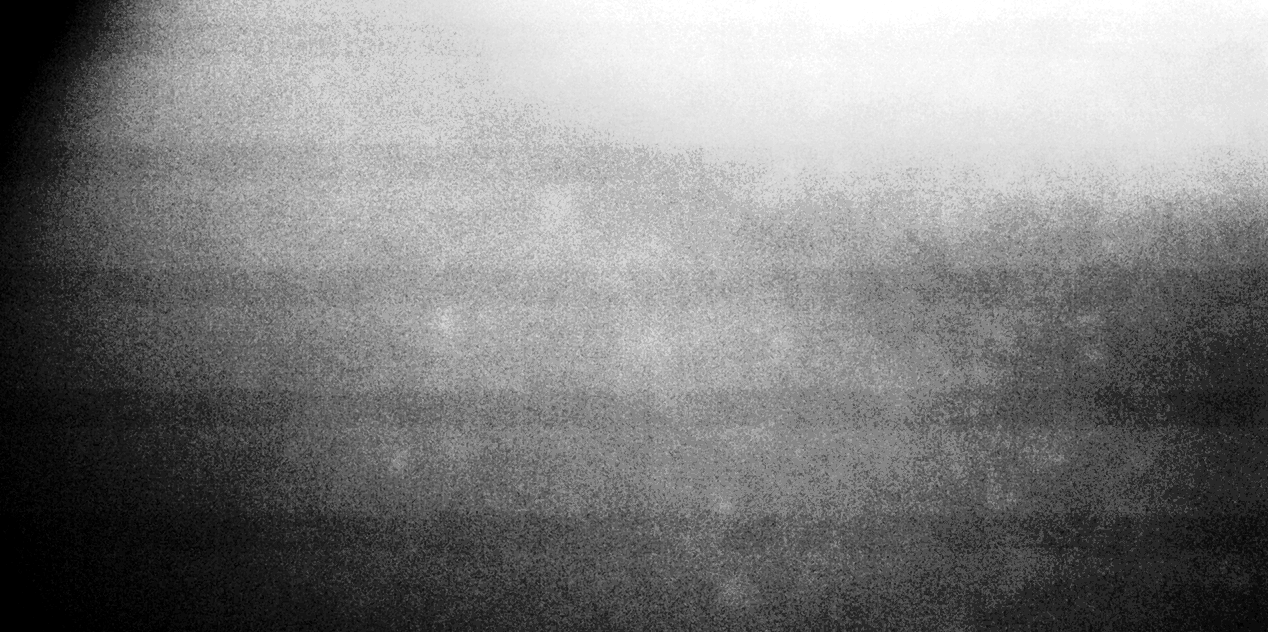
%> input picture images/cropped/hist/2_noEdge_hist.png, 1268 x 632 px
$ octave example.m   (GNU Octave 9; MATLAB toolbox functions it lacks are replaced by stand-ins)
%> lines starting %> are read from the running program, lines starting %| are printed output that depends on the picture; in (x1, y1, x2, y2) boxes, pixels count from 0 and x2, y2 are one past the last pixel; in counts of white or black regions, pixels touching at a corner belong together; the program's own positions count from 1
% [11 lines of commented-out code are left out]

image_src = 'cropped/hist/';
image_name = '2_noEdge_hist.png';

rgb = imread(strcat('images/', image_src, image_name));
%> rgb is the input picture: size 632x1268 uint8; min 0, max 255, mean 127.2

%I = rgb2gray(rgb);
I = rgb; % already gray!
imshow(I)

text(732,501,'Image courtesy of Corel(R)',...
     'FontSize',7,'HorizontalAlignment','right')

hy = fspecial('sobel');
hx = hy';
Iy = imfilter(double(I), hy, 'replicate');
Ix = imfilter(double(I), hx, 'replicate');
gradmag = sqrt(Ix.^2 + Iy.^2);
figure
imshow(gradmag,[]), title('Gradient magnitude (gradmag)')

L = watershed(gradmag);
Lrgb = label2rgb(L);
figure, imshow(Lrgb), title('Watershed transform of gradient magnitude (Lrgb)')


se = strel('disk', 20);
Io = imopen(I, se);
figure
imshow(Io), title('Opening (Io)')

Ie = imerode(I, se);
Iobr = imreconstruct(Ie, I);
figure
imshow(Iobr), title('Opening-by-reconstruction (Iobr)')

Ioc = imclose(Io, se);
figure
imshow(Ioc), title('Opening-closing (Ioc)')

Iobrd = imdilate(Iobr, se);
Iobrcbr = imreconstruct(imcomplement(Iobrd), imcomplement(Iobr));
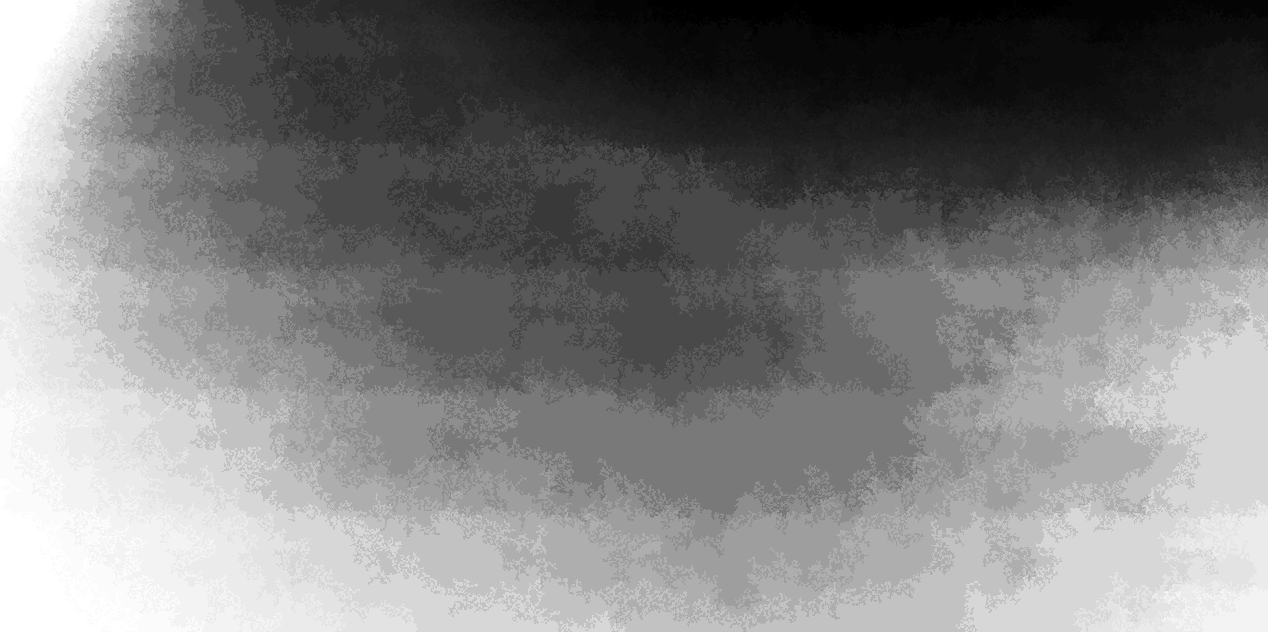
%> Iobrcbr: size 632x1268 uint8; min 0, max 255, mean 127.7
Iobrcbr = imcomplement(Iobrcbr);
figure
imshow(Iobrcbr), title('Opening-closing by reconstruction (Iobrcbr)')

fgm = imregionalmax(Iobrcbr);
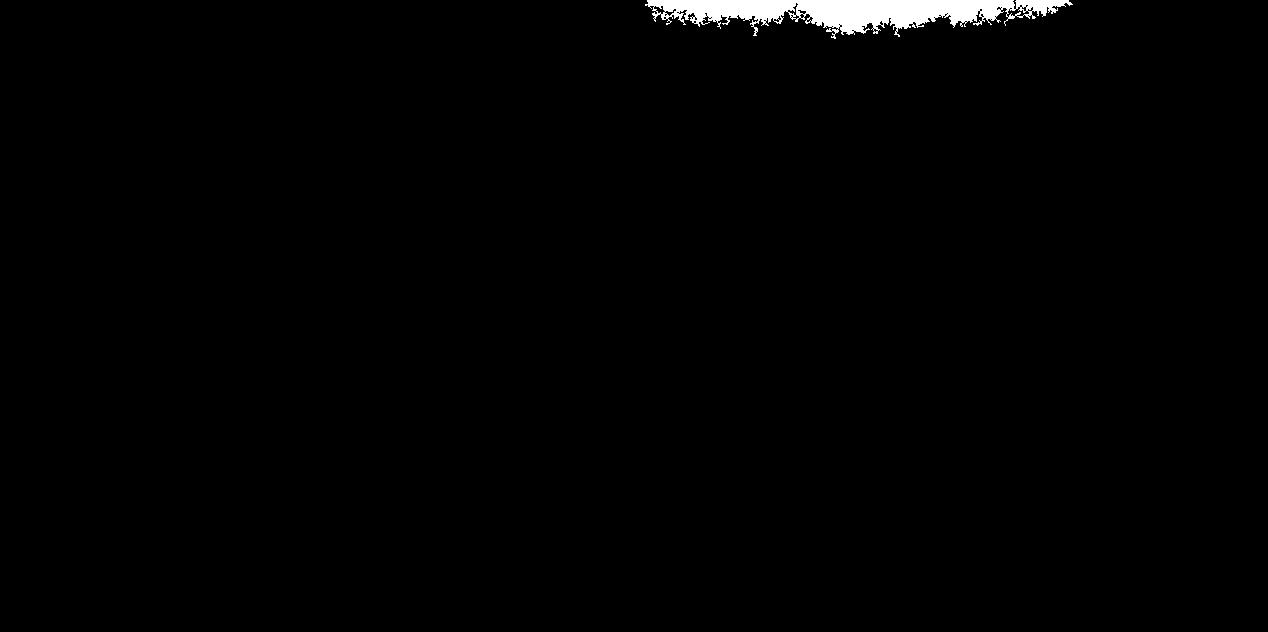
%> fgm: size 632x1268 logical; 1.1% white; 1 white region, box (x1, y1, x2, y2) and area: (645, 0, 1073, 39) 8460
figure
imshow(fgm), title('Regional maxima of opening-closing by reconstruction (fgm)')

I2 = I;
I2(fgm) = 255;
%> I2: size 632x1268 uint8; 0.1% of pixels changed, all inside (x1, y1, x2, y2) = (648, 0, 1060, 33)
figure
imshow(I2), title('Regional maxima superimposed on original image (I2)')

se2 = strel(ones(5,5));
fgm2 = imclose(fgm, se2);
%> fgm2: size 632x1268 logical; 1.2% white; 1 white region, box (x1, y1, x2, y2) and area: (645, 0, 1073, 39) 9751
fgm3 = imerode(fgm2, se2);
%> fgm3: size 632x1268 logical; 1% white; 1 white region, box (x1, y1, x2, y2) and area: (649, 0, 1067, 36) 8350

fgm4 = bwareaopen(fgm3, 20);
I3 = I;
I3(fgm4) = 255;
%> I3: size 632x1268 uint8; 0.2% of pixels changed, all inside (x1, y1, x2, y2) = (649, 0, 1067, 36)
figure
imshow(I3)
title('Modified regional maxima superimposed on original image (fgm4)')

bw = imbinarize(Iobrcbr);
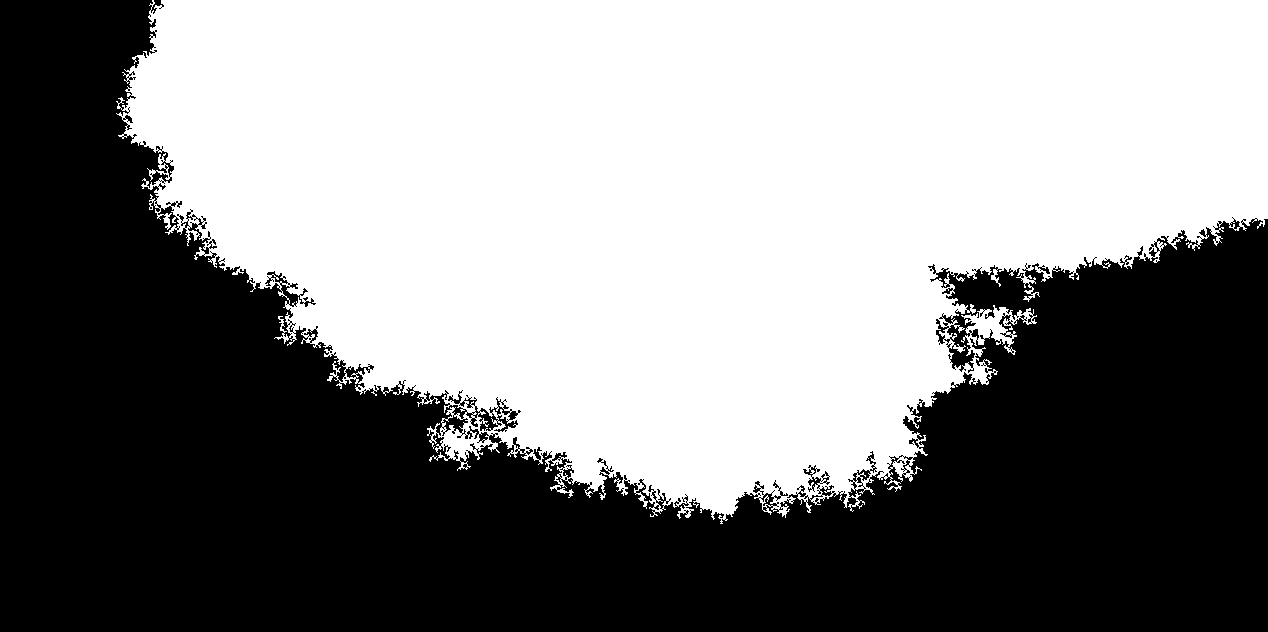
%> bw: size 632x1268 logical; 52.1% white; 1 black region, box (x1, y1, x2, y2) and area: (0, 0, 1268, 632) 383480
figure
imshow(bw), title('Thresholded opening-closing by reconstruction (bw)')

D = bwdist(bw);
DL = watershed(D);
%> DL: size 632x1268 uint8; every value is 1
bgm = DL == 0;
%> bgm: size 632x1268 logical; every value is 0
figure
imshow(bgm), title('Watershed ridge lines (bgm)')

gradmag2 = imimposemin(gradmag, bgm | fgm4);
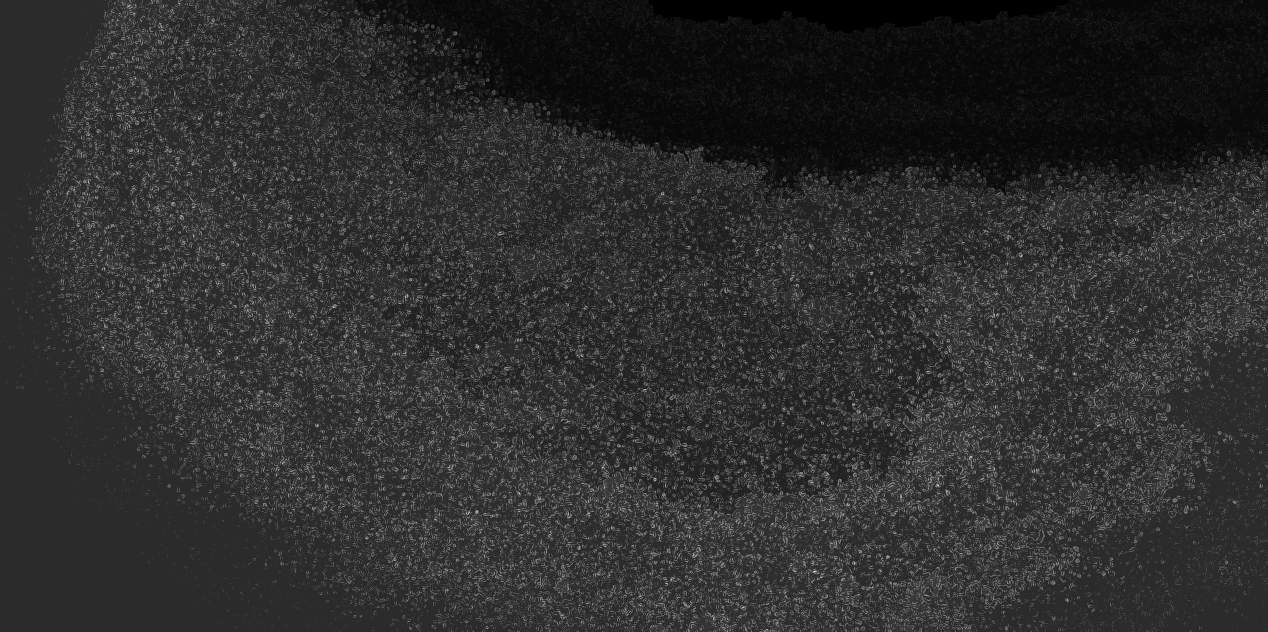
%> gradmag2: size 632x1268 double; 1.04% of the values are NaN or infinite; the others: min 0.374, max 374, mean 69.44; drawn with min black, max white, NaN and infinite black

L = watershed(gradmag2);

I4 = I;
I4(imdilate(L == 0, ones(3, 3)) | bgm | fgm4) = 255;
figure
imshow(I4)
title('Markers and object boundaries superimposed on original image (I4)')

Lrgb = label2rgb(L, 'jet', 'w', 'shuffle');
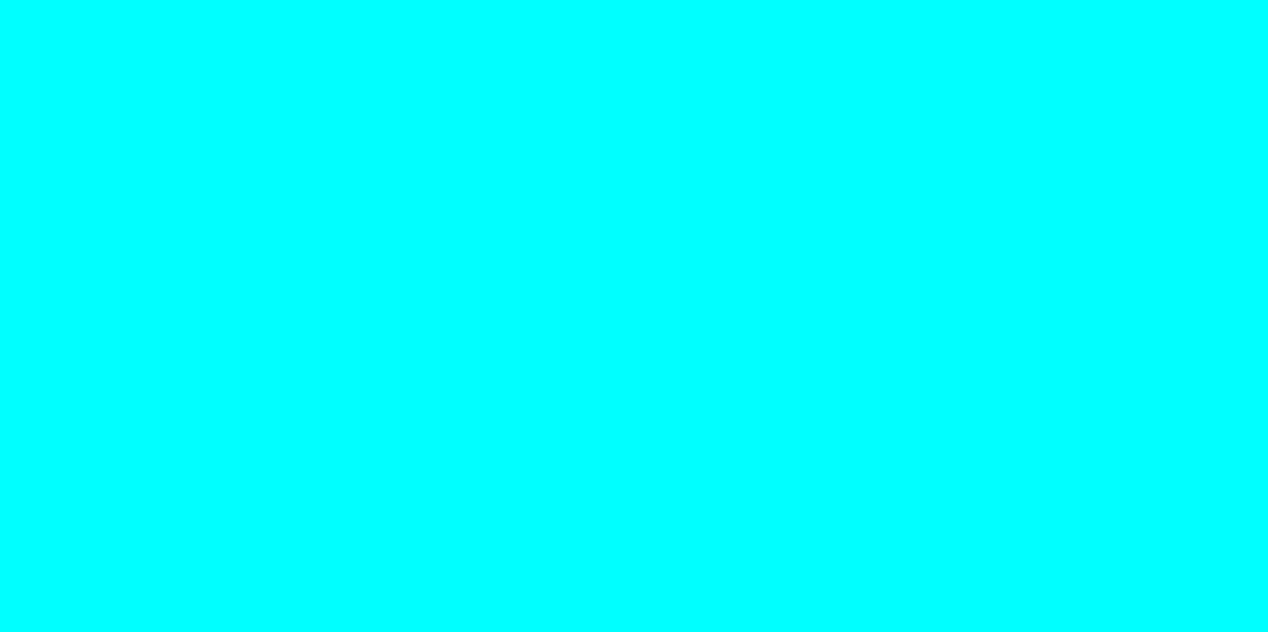
%> Lrgb: size 632x1268x3 uint8; mean R, G, B 0, 255, 255
figure
imshow(Lrgb)
title('Colored watershed label matrix (Lrgb)')

figure
imshow(I)
hold on
himage = imshow(Lrgb);
himage.AlphaData = 0.3;
title('Lrgb superimposed transparently on original image')
%> figure, not shown here; its title reads 'Lrgb superimposed transparently on original image'
